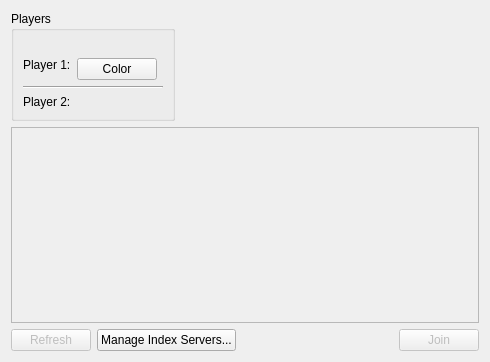
<?xml version="1.0" encoding="UTF-8"?>
<ui version="4.0">
 <class>JoinGameConfView</class>
 <widget class="QWidget" name="JoinGameConfView">
  <property name="geometry">
   <rect>
    <x>0</x>
    <y>0</y>
    <width>490</width>
    <height>362</height>
   </rect>
  </property>
  <property name="windowTitle">
   <string>Form</string>
  </property>
  <layout class="QGridLayout" name="gridLayout">
   <item row="0" column="0">
    <widget class="QGroupBox" name="groupBox_2">
     <property name="title">
      <string>Players</string>
     </property>
     <layout class="QGridLayout" name="gridLayout_2">
      <property name="topMargin">
       <number>27</number>
      </property>
      <item row="0" column="0" alignment="Qt::AlignRight|Qt::AlignTop">
       <widget class="QLabel" name="label">
        <property name="text">
         <string>Player 1:</string>
        </property>
       </widget>
      </item>
      <item row="1" column="0" colspan="3">
       <widget class="Line" name="line">
        <property name="orientation">
         <enum>Qt::Horizontal</enum>
        </property>
       </widget>
      </item>
      <item row="2" column="0" alignment="Qt::AlignRight|Qt::AlignTop">
       <widget class="QLabel" name="label_2">
        <property name="text">
         <string>Player 2:</string>
        </property>
       </widget>
      </item>
      <item row="2" column="1">
       <widget class="PlayerConfView" name="joinPlayerConf" native="true"/>
      </item>
      <item row="0" column="1">
       <widget class="ColorButton" name="player1ColorButton">
        <property name="sizePolicy">
         <sizepolicy hsizetype="Fixed" vsizetype="Fixed">
          <horstretch>0</horstretch>
          <verstretch>0</verstretch>
         </sizepolicy>
        </property>
        <property name="text">
         <string>Color</string>
        </property>
       </widget>
      </item>
     </layout>
    </widget>
   </item>
   <item row="0" column="1">
    <spacer name="horizontalSpacer_2">
     <property name="orientation">
      <enum>Qt::Horizontal</enum>
     </property>
     <property name="sizeHint" stdset="0">
      <size>
       <width>311</width>
       <height>20</height>
      </size>
     </property>
    </spacer>
   </item>
   <item row="1" column="0" colspan="2">
    <layout class="QVBoxLayout" name="verticalLayoutJoin">
     <item>
      <widget class="QTreeView" name="joinGamesTreeView">
       <property name="enabled">
        <bool>false</bool>
       </property>
      </widget>
     </item>
     <item>
      <layout class="QHBoxLayout" name="horizontalLayout">
       <item>
        <widget class="QPushButton" name="refreshButton">
         <property name="enabled">
          <bool>false</bool>
         </property>
         <property name="sizePolicy">
          <sizepolicy hsizetype="Maximum" vsizetype="Fixed">
           <horstretch>0</horstretch>
           <verstretch>0</verstretch>
          </sizepolicy>
         </property>
         <property name="text">
          <string>Refresh</string>
         </property>
        </widget>
       </item>
       <item>
        <widget class="QPushButton" name="manageIndexServersButton">
         <property name="text">
          <string>Manage Index Servers...</string>
         </property>
        </widget>
       </item>
       <item>
        <spacer name="horizontalSpacer">
         <property name="orientation">
          <enum>Qt::Horizontal</enum>
         </property>
         <property name="sizeHint" stdset="0">
          <size>
           <width>40</width>
           <height>20</height>
          </size>
         </property>
        </spacer>
       </item>
       <item>
        <widget class="QPushButton" name="joinButton">
         <property name="enabled">
          <bool>false</bool>
         </property>
         <property name="sizePolicy">
          <sizepolicy hsizetype="Maximum" vsizetype="Fixed">
           <horstretch>0</horstretch>
           <verstretch>0</verstretch>
          </sizepolicy>
         </property>
         <property name="text">
          <string>Join</string>
         </property>
        </widget>
       </item>
      </layout>
     </item>
    </layout>
   </item>
  </layout>
 </widget>
 <customwidgets>
  <customwidget>
   <class>ColorButton</class>
   <extends>QPushButton</extends>
   <header>colorbutton.h</header>
  </customwidget>
  <customwidget>
   <class>PlayerConfView</class>
   <extends>QWidget</extends>
   <header>playerconfview.h</header>
   <container>1</container>
  </customwidget>
 </customwidgets>
 <resources/>
 <connections>
  <connection>
   <sender>refreshButton</sender>
   <signal>clicked()</signal>
   <receiver>JoinGameConfView</receiver>
   <slot>_refreshClicked()</slot>
   <hints>
    <hint type="sourcelabel">
     <x>37</x>
     <y>341</y>
    </hint>
    <hint type="destinationlabel">
     <x>36</x>
     <y>361</y>
    </hint>
   </hints>
  </connection>
  <connection>
   <sender>manageIndexServersButton</sender>
   <signal>clicked()</signal>
   <receiver>JoinGameConfView</receiver>
   <slot>_manageIndexServersClicked()</slot>
   <hints>
    <hint type="sourcelabel">
     <x>129</x>
     <y>339</y>
    </hint>
    <hint type="destinationlabel">
     <x>129</x>
     <y>361</y>
    </hint>
   </hints>
  </connection>
  <connection>
   <sender>joinButton</sender>
   <signal>clicked()</signal>
   <receiver>JoinGameConfView</receiver>
   <slot>_joinClicked()</slot>
   <hints>
    <hint type="sourcelabel">
     <x>421</x>
     <y>341</y>
    </hint>
    <hint type="destinationlabel">
     <x>425</x>
     <y>361</y>
    </hint>
   </hints>
  </connection>
  <connection>
   <sender>refreshButton</sender>
   <signal>clicked()</signal>
   <receiver>JoinGameConfView</receiver>
   <slot>_update()</slot>
   <hints>
    <hint type="sourcelabel">
     <x>68</x>
     <y>333</y>
    </hint>
    <hint type="destinationlabel">
     <x>75</x>
     <y>357</y>
    </hint>
   </hints>
  </connection>
 </connections>
 <slots>
  <slot>_refreshClicked()</slot>
  <slot>_manageIndexServersClicked()</slot>
  <slot>_joinClicked()</slot>
  <slot>_update()</slot>
 </slots>
</ui>
